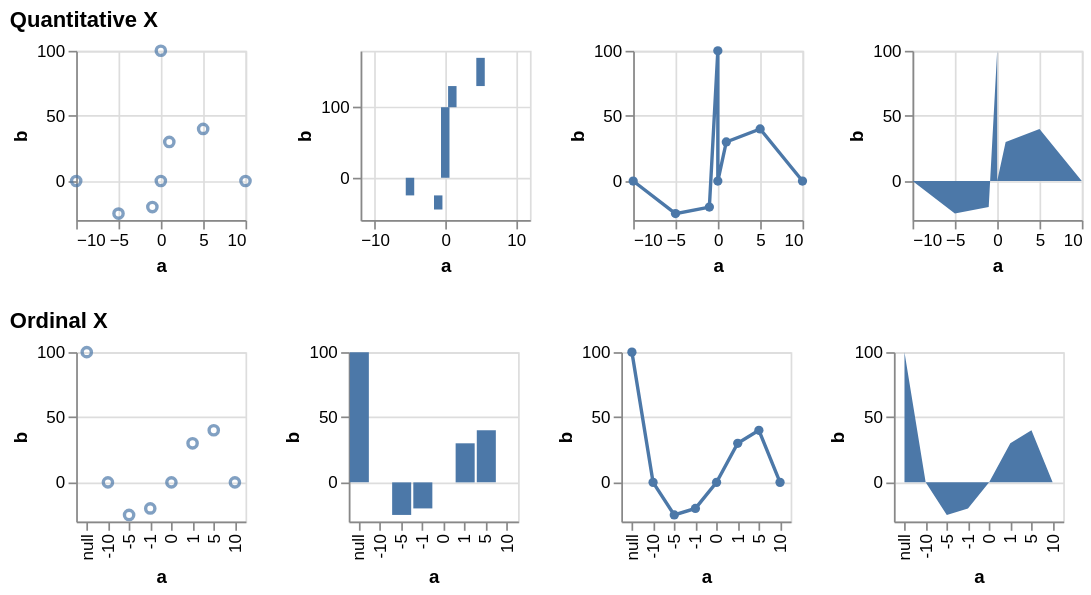

The specification (Vega-Lite) saved for this image:
### Vega specification from a JSON file in a GitHub repository (floating-point values rounded to 4 significant figures)
{"$schema": "https://vega.github.io/schema/vega/v6.json", "description": "Testing invalid", "background": "white", "padding": 5, "data": [{"name": "source_0", "values": [{"a": null, "b": 100}, {"a": -10, "b": null}, {"a": -5, "b": -25}, {"a": -1, "b": -20}, {"a": 0, "b": null}, {"a": 1, "b": 30}, {"a": 5, "b": 40}, {"a": 10, "b": null}]}, {"name": "data_0", "source": "source_0", "transform": [{"type": "formula", "expr": "toNumber(datum[\"a\"])", "as": "a"}]}, {"name": "data_2", "source": "data_0", "transform": [{"type": "stack", "groupby": [], "field": "b", "sort": {"field": [], "order": []}, "as": ["b_start", "b_end"], "offset": "zero"}]}, {"name": "data_3", "source": "data_0", "transform": [{"type": "impute", "field": "b", "groupby": [], "key": "a", "method": "value", "value": 0}, {"type": "stack", "groupby": ["a"], "field": "b", "sort": {"field": [], "order": []}, "as": ["b_start", "b_end"], "offset": "zero"}]}, {"name": "data_4", "source": "data_0", "transform": [{"type": "stack", "groupby": ["a"], "field": "b", "sort": {"field": [], "order": []}, "as": ["b_start", "b_end"], "offset": "zero"}]}, {"name": "data_5", "source": "data_0", "transform": [{"type": "impute", "field": "b", "groupby": [], "key": "a", "method": "value", "value": 0}, {"type": "stack", "groupby": ["a"], "field": "b", "sort": {"field": [], "order": []}, "as": ["b_start", "b_end"], "offset": "zero"}]}], "signals": [{"name": "childHeight", "value": 100}, {"name": "concat_0_childWidth", "value": 100}, {"name": "concat_1_childWidth", "value": 100}], "layout": {"padding": 20, "columns": 1, "bounds": "full", "align": "each"}, "marks": [{"type": "group", "name": "concat_0_group", "title": {"text": "Quantitative X", "anchor": "start"}, "layout": {"padding": 20, "bounds": "full", "align": "each"}, "marks": [{"type": "group", "name": "concat_0_concat_0_group", "style": "cell", "encode": {"update": {"width": {"signal": "concat_0_childWidth"}, "height": {"signal": "childHeight"}}}, "marks": [{"name": "concat_0_concat_0_marks", "type": "symbol", "style": ["point"], "from": {"data": "data_0"}, "encode": {"update": {"opacity": {"value": 0.7}, "fill": {"value": "transparent"}, "stroke": {"value": "#4c78a8"}, "tooltip": {"signal": "{\"a\": format(datum[\"a\"], \"\"), \"b\": format(datum[\"b\"], \"\")}"}, "ariaRoleDescription": {"value": "point"}, "description": {"signal": "\"a: \" + (format(datum[\"a\"], \"\")) + \"; b: \" + (format(datum[\"b\"], \"\"))"}, "x": [{"test": "!isValid(datum[\"a\"]) || !isFinite(+datum[\"a\"])", "scale": "concat_0_concat_0_x", "value": 0}, {"scale": "concat_0_concat_0_x", "field": "a"}], "y": [{"test": "!isValid(datum[\"b\"]) || !isFinite(+datum[\"b\"])", "scale": "concat_0_concat_0_y", "value": 0}, {"scale": "concat_0_concat_0_y", "field": "b"}]}}}], "axes": [{"scale": "concat_0_concat_0_x", "orient": "bottom", "gridScale": "concat_0_concat_0_y", "grid": true, "tickCount": {"signal": "ceil(concat_0_childWidth/40)"}, "domain": false, "labels": false, "aria": false, "maxExtent": 0, "minExtent": 0, "ticks": false, "zindex": 0}, {"scale": "concat_0_concat_0_y", "orient": "left", "gridScale": "concat_0_concat_0_x", "grid": true, "tickCount": {"signal": "ceil(childHeight/40)"}, "domain": false, "labels": false, "aria": false, "maxExtent": 0, "minExtent": 0, "ticks": false, "zindex": 0}, {"scale": "concat_0_concat_0_x", "orient": "bottom", "grid": false, "title": "a", "labelFlush": true, "labelOverlap": true, "tickCount": {"signal": "ceil(concat_0_childWidth/40)"}, "zindex": 0}, {"scale": "concat_0_concat_0_y", "orient": "left", "grid": false, "title": "b", "labelOverlap": true, "tickCount": {"signal": "ceil(childHeight/40)"}, "zindex": 0}]}, {"type": "group", "name": "concat_0_concat_1_group", "style": "cell", "encode": {"update": {"width": {"signal": "concat_0_childWidth"}, "height": {"signal": "childHeight"}}}, "marks": [{"name": "concat_0_concat_1_marks", "type": "rect", "style": ["bar"], "from": {"data": "data_2"}, "encode": {"update": {"fill": {"value": "#4c78a8"}, "tooltip": {"signal": "{\"a\": format(datum[\"a\"], \"\"), \"b\": format(datum[\"b\"], \"\")}"}, "ariaRoleDescription": {"value": "bar"}, "description": {"signal": "\"a: \" + (format(datum[\"a\"], \"\")) + \"; b: \" + (format(datum[\"b\"], \"\"))"}, "xc": [{"test": "!isValid(datum[\"a\"]) || !isFinite(+datum[\"a\"])", "signal": "scale('concat_0_concat_1_x', inrange(0, domain('concat_0_concat_1_x')) ? 0 : domain('concat_0_concat_1_x')[0])"}, {"scale": "concat_0_concat_1_x", "field": "a"}], "width": {"value": 5}, "y": {"scale": "concat_0_concat_1_y", "field": "b_end"}, "y2": {"scale": "concat_0_concat_1_y", "field": "b_start"}}}}], "axes": [{"scale": "concat_0_concat_1_x", "orient": "bottom", "gridScale": "concat_0_concat_1_y", "grid": true, "tickCount": {"signal": "ceil(concat_0_childWidth/40)"}, "domain": false, "labels": false, "aria": false, "maxExtent": 0, "minExtent": 0, "ticks": false, "zindex": 0}, {"scale": "concat_0_concat_1_y", "orient": "left", "gridScale": "concat_0_concat_1_x", "grid": true, "tickCount": {"signal": "ceil(childHeight/40)"}, "domain": false, "labels": false, "aria": false, "maxExtent": 0, "minExtent": 0, "ticks": false, "zindex": 0}, {"scale": "concat_0_concat_1_x", "orient": "bottom", "grid": false, "title": "a", "labelFlush": true, "labelOverlap": true, "tickCount": {"signal": "ceil(concat_0_childWidth/40)"}, "zindex": 0}, {"scale": "concat_0_concat_1_y", "orient": "left", "grid": false, "title": "b", "labelOverlap": true, "tickCount": {"signal": "ceil(childHeight/40)"}, "zindex": 0}]}, {"type": "group", "name": "concat_0_concat_2_group", "style": "cell", "encode": {"update": {"width": {"signal": "concat_0_childWidth"}, "height": {"signal": "childHeight"}}}, "marks": [{"name": "concat_0_concat_2_layer_0_marks", "type": "line", "style": ["line"], "sort": {"field": "x"}, "from": {"data": "data_0"}, "encode": {"update": {"stroke": {"value": "#4c78a8"}, "tooltip": {"signal": "{\"a\": format(datum[\"a\"], \"\"), \"b\": format(datum[\"b\"], \"\")}"}, "description": {"signal": "\"a: \" + (format(datum[\"a\"], \"\")) + \"; b: \" + (format(datum[\"b\"], \"\"))"}, "x": [{"test": "!isValid(datum[\"a\"]) || !isFinite(+datum[\"a\"])", "signal": "scale('concat_0_concat_2_x', inrange(0, domain('concat_0_concat_2_x')) ? 0 : domain('concat_0_concat_2_x')[0])"}, {"scale": "concat_0_concat_2_x", "field": "a"}], "y": [{"test": "!isValid(datum[\"b\"]) || !isFinite(+datum[\"b\"])", "scale": "concat_0_concat_2_y", "value": 0}, {"scale": "concat_0_concat_2_y", "field": "b"}]}}}, {"name": "concat_0_concat_2_layer_1_marks", "type": "symbol", "style": ["point"], "from": {"data": "data_0"}, "encode": {"update": {"opacity": {"value": 1}, "fill": {"value": "#4c78a8"}, "tooltip": {"signal": "{\"a\": format(datum[\"a\"], \"\"), \"b\": format(datum[\"b\"], \"\")}"}, "ariaRoleDescription": {"value": "point"}, "description": {"signal": "\"a: \" + (format(datum[\"a\"], \"\")) + \"; b: \" + (format(datum[\"b\"], \"\"))"}, "x": [{"test": "!isValid(datum[\"a\"]) || !isFinite(+datum[\"a\"])", "signal": "scale('concat_0_concat_2_x', inrange(0, domain('concat_0_concat_2_x')) ? 0 : domain('concat_0_concat_2_x')[0])"}, {"scale": "concat_0_concat_2_x", "field": "a"}], "y": [{"test": "!isValid(datum[\"b\"]) || !isFinite(+datum[\"b\"])", "scale": "concat_0_concat_2_y", "value": 0}, {"scale": "concat_0_concat_2_y", "field": "b"}]}}}], "axes": [{"scale": "concat_0_concat_2_x", "orient": "bottom", "gridScale": "concat_0_concat_2_y", "grid": true, "tickCount": {"signal": "ceil(concat_0_childWidth/40)"}, "domain": false, "labels": false, "aria": false, "maxExtent": 0, "minExtent": 0, "ticks": false, "zindex": 0}, {"scale": "concat_0_concat_2_y", "orient": "left", "gridScale": "concat_0_concat_2_x", "grid": true, "tickCount": {"signal": "ceil(childHeight/40)"}, "domain": false, "labels": false, "aria": false, "maxExtent": 0, "minExtent": 0, "ticks": false, "zindex": 0}, {"scale": "concat_0_concat_2_x", "orient": "bottom", "grid": false, "title": "a", "labelFlush": true, "labelOverlap": true, "tickCount": {"signal": "ceil(concat_0_childWidth/40)"}, "zindex": 0}, {"scale": "concat_0_concat_2_y", "orient": "left", "grid": false, "title": "b", "labelOverlap": true, "tickCount": {"signal": "ceil(childHeight/40)"}, "zindex": 0}]}, {"type": "group", "name": "concat_0_concat_3_group", "style": "cell", "encode": {"update": {"width": {"signal": "concat_0_childWidth"}, "height": {"signal": "childHeight"}}}, "marks": [{"name": "concat_0_concat_3_marks", "type": "area", "style": ["area"], "sort": {"field": "x"}, "from": {"data": "data_3"}, "encode": {"update": {"orient": {"value": "vertical"}, "fill": {"value": "#4c78a8"}, "tooltip": {"signal": "{\"a\": format(datum[\"a\"], \"\"), \"b\": format(datum[\"b\"], \"\")}"}, "description": {"signal": "\"a: \" + (format(datum[\"a\"], \"\")) + \"; b: \" + (format(datum[\"b\"], \"\"))"}, "x": [{"test": "!isValid(datum[\"a\"]) || !isFinite(+datum[\"a\"])", "signal": "scale('concat_0_concat_3_x', inrange(0, domain('concat_0_concat_3_x')) ? 0 : domain('concat_0_concat_3_x')[0])"}, {"scale": "concat_0_concat_3_x", "field": "a"}], "y": {"scale": "concat_0_concat_3_y", "field": "b_end"}, "y2": {"scale": "concat_0_concat_3_y", "field": "b_start"}}}}], "axes": [{"scale": "concat_0_concat_3_x", "orient": "bottom", "gridScale": "concat_0_concat_3_y", "grid": true, "tickCount": {"signal": "ceil(concat_0_childWidth/40)"}, "domain": false, "labels": false, "aria": false, "maxExtent": 0, "minExtent": 0, "ticks": false, "zindex": 0}, {"scale": "concat_0_concat_3_y", "orient": "left", "gridScale": "concat_0_concat_3_x", "grid": true, "tickCount": {"signal": "ceil(childHeight/40)"}, "domain": false, "labels": false, "aria": false, "maxExtent": 0, "minExtent": 0, "ticks": false, "zindex": 0}, {"scale": "concat_0_concat_3_x", "orient": "bottom", "grid": false, "title": "a", "labelFlush": true, "labelOverlap": true, "tickCount": {"signal": "ceil(concat_0_childWidth/40)"}, "zindex": 0}, {"scale": "concat_0_concat_3_y", "orient": "left", "grid": false, "title": "b", "labelOverlap": true, "tickCount": {"signal": "ceil(childHeight/40)"}, "zindex": 0}]}]}, {"type": "group", "name": "concat_1_group", "title": {"text": "Ordinal X", "anchor": "start"}, "layout": {"padding": 20, "bounds": "full", "align": "each"}, "marks": [{"type": "group", "name": "concat_1_concat_0_group", "style": "cell", "encode": {"update": {"width": {"signal": "concat_1_childWidth"}, "height": {"signal": "childHeight"}}}, "marks": [{"name": "concat_1_concat_0_marks", "type": "symbol", "style": ["point"], "from": {"data": "data_0"}, "encode": {"update": {"opacity": {"value": 0.7}, "fill": {"value": "transparent"}, "stroke": {"value": "#4c78a8"}, "tooltip": {"signal": "{\"a\": isValid(datum[\"a\"]) ? datum[\"a\"] : \"\"+datum[\"a\"], \"b\": format(datum[\"b\"], \"\")}"}, "ariaRoleDescription": {"value": "point"}, "description": {"signal": "\"a: \" + (isValid(datum[\"a\"]) ? datum[\"a\"] : \"\"+datum[\"a\"]) + \"; b: \" + (format(datum[\"b\"], \"\"))"}, "x": {"scale": "concat_1_concat_0_x", "field": "a"}, "y": [{"test": "!isValid(datum[\"b\"]) || !isFinite(+datum[\"b\"])", "scale": "concat_1_concat_0_y", "value": 0}, {"scale": "concat_1_concat_0_y", "field": "b"}]}}}], "axes": [{"scale": "concat_1_concat_0_y", "orient": "left", "gridScale": "concat_1_concat_0_x", "grid": true, "tickCount": {"signal": "ceil(childHeight/40)"}, "domain": false, "labels": false, "aria": false, "maxExtent": 0, "minExtent": 0, "ticks": false, "zindex": 0}, {"scale": "concat_1_concat_0_x", "orient": "bottom", "grid": false, "title": "a", "labelAlign": "right", "labelAngle": 270, "labelBaseline": "middle", "zindex": 0}, {"scale": "concat_1_concat_0_y", "orient": "left", "grid": false, "title": "b", "labelOverlap": true, "tickCount": {"signal": "ceil(childHeight/40)"}, "zindex": 0}]}, {"type": "group", "name": "concat_1_concat_1_group", "style": "cell", "encode": {"update": {"width": {"signal": "concat_1_childWidth"}, "height": {"signal": "childHeight"}}}, "marks": [{"name": "concat_1_concat_1_marks", "type": "rect", "style": ["bar"], "from": {"data": "data_4"}, "encode": {"update": {"fill": {"value": "#4c78a8"}, "tooltip": {"signal": "{\"a\": isValid(datum[\"a\"]) ? datum[\"a\"] : \"\"+datum[\"a\"], \"b\": format(datum[\"b\"], \"\")}"}, "ariaRoleDescription": {"value": "bar"}, "description": {"signal": "\"a: \" + (isValid(datum[\"a\"]) ? datum[\"a\"] : \"\"+datum[\"a\"]) + \"; b: \" + (format(datum[\"b\"], \"\"))"}, "x": {"scale": "concat_1_concat_1_x", "field": "a"}, "width": {"signal": "max(0.25, bandwidth('concat_1_concat_1_x'))"}, "y": {"scale": "concat_1_concat_1_y", "field": "b_end"}, "y2": {"scale": "concat_1_concat_1_y", "field": "b_start"}}}}], "axes": [{"scale": "concat_1_concat_1_y", "orient": "left", "gridScale": "concat_1_concat_1_x", "grid": true, "tickCount": {"signal": "ceil(childHeight/40)"}, "domain": false, "labels": false, "aria": false, "maxExtent": 0, "minExtent": 0, "ticks": false, "zindex": 0}, {"scale": "concat_1_concat_1_x", "orient": "bottom", "grid": false, "title": "a", "labelAlign": "right", "labelAngle": 270, "labelBaseline": "middle", "zindex": 0}, {"scale": "concat_1_concat_1_y", "orient": "left", "grid": false, "title": "b", "labelOverlap": true, "tickCount": {"signal": "ceil(childHeight/40)"}, "zindex": 0}]}, {"type": "group", "name": "concat_1_concat_2_group", "style": "cell", "encode": {"update": {"width": {"signal": "concat_1_childWidth"}, "height": {"signal": "childHeight"}}}, "marks": [{"name": "concat_1_concat_2_layer_0_marks", "type": "line", "style": ["line"], "sort": {"field": "x"}, "from": {"data": "data_0"}, "encode": {"update": {"stroke": {"value": "#4c78a8"}, "tooltip": {"signal": "{\"a\": isValid(datum[\"a\"]) ? datum[\"a\"] : \"\"+datum[\"a\"], \"b\": format(datum[\"b\"], \"\")}"}, "description": {"signal": "\"a: \" + (isValid(datum[\"a\"]) ? datum[\"a\"] : \"\"+datum[\"a\"]) + \"; b: \" + (format(datum[\"b\"], \"\"))"}, "x": {"scale": "concat_1_concat_2_x", "field": "a"}, "y": [{"test": "!isValid(datum[\"b\"]) || !isFinite(+datum[\"b\"])", "scale": "concat_1_concat_2_y", "value": 0}, {"scale": "concat_1_concat_2_y", "field": "b"}]}}}, {"name": "concat_1_concat_2_layer_1_marks", "type": "symbol", "style": ["point"], "from": {"data": "data_0"}, "encode": {"update": {"opacity": {"value": 1}, "fill": {"value": "#4c78a8"}, "tooltip": {"signal": "{\"a\": isValid(datum[\"a\"]) ? datum[\"a\"] : \"\"+datum[\"a\"], \"b\": format(datum[\"b\"], \"\")}"}, "ariaRoleDescription": {"value": "point"}, "description": {"signal": "\"a: \" + (isValid(datum[\"a\"]) ? datum[\"a\"] : \"\"+datum[\"a\"]) + \"; b: \" + (format(datum[\"b\"], \"\"))"}, "x": {"scale": "concat_1_concat_2_x", "field": "a"}, "y": [{"test": "!isValid(datum[\"b\"]) || !isFinite(+datum[\"b\"])", "scale": "concat_1_concat_2_y", "value": 0}, {"scale": "concat_1_concat_2_y", "field": "b"}]}}}], "axes": [{"scale": "concat_1_concat_2_y", "orient": "left", "gridScale": "concat_1_concat_2_x", "grid": true, "tickCount": {"signal": "ceil(childHeight/40)"}, "domain": false, "labels": false, "aria": false, "maxExtent": 0, "minExtent": 0, "ticks": false, "zindex": 0}, {"scale": "concat_1_concat_2_x", "orient": "bottom", "grid": false, "title": "a", "labelAlign": "right", "labelAngle": 270, "labelBaseline": "middle", "zindex": 0}, {"scale": "concat_1_concat_2_y", "orient": "left", "grid": false, "title": "b", "labelOverlap": true, "tickCount": {"signal": "ceil(childHeight/40)"}, "zindex": 0}]}, {"type": "group", "name": "concat_1_concat_3_group", "style": "cell", "encode": {"update": {"width": {"signal": "concat_1_childWidth"}, "height": {"signal": "childHeight"}}}, "marks": [{"name": "concat_1_concat_3_marks", "type": "area", "style": ["area"], "sort": {"field": "x"}, "from": {"data": "data_5"}, "encode": {"update": {"orient": {"value": "vertical"}, "fill": {"value": "#4c78a8"}, "tooltip": {"signal": "{\"a\": isValid(datum[\"a\"]) ? datum[\"a\"] : \"\"+datum[\"a\"], \"b\": format(datum[\"b\"], \"\")}"}, "description": {"signal": "\"a: \" + (isValid(datum[\"a\"]) ? datum[\"a\"] : \"\"+datum[\"a\"]) + \"; b: \" + (format(datum[\"b\"], \"\"))"}, "x": {"scale": "concat_1_concat_3_x", "field": "a"}, "y": {"scale": "concat_1_concat_3_y", "field": "b_end"}, "y2": {"scale": "concat_1_concat_3_y", "field": "b_start"}}}}], "axes": [{"scale": "concat_1_concat_3_y", "orient": "left", "gridScale": "concat_1_concat_3_x", "grid": true, "tickCount": {"signal": "ceil(childHeight/40)"}, "domain": false, "labels": false, "aria": false, "maxExtent": 0, "minExtent": 0, "ticks": false, "zindex": 0}, {"scale": "concat_1_concat_3_x", "orient": "bottom", "grid": false, "title": "a", "labelAlign": "right", "labelAngle": 270, "labelBaseline": "middle", "zindex": 0}, {"scale": "concat_1_concat_3_y", "orient": "left", "grid": false, "title": "b", "labelOverlap": true, "tickCount": {"signal": "ceil(childHeight/40)"}, "zindex": 0}]}]}], "scales": [{"name": "concat_0_concat_0_x", "type": "linear", "domain": {"data": "data_0", "field": "a"}, "range": [0, {"signal": "concat_0_childWidth"}], "nice": true, "zero": true}, {"name": "concat_0_concat_0_y", "type": "linear", "domain": {"data": "data_0", "field": "b"}, "range": [{"signal": "childHeight"}, 0], "nice": true, "zero": true}, {"name": "concat_0_concat_1_x", "type": "linear", "domain": {"data": "data_2", "field": "a"}, "range": [0, {"signal": "concat_0_childWidth"}], "nice": true, "zero": false, "padding": 5}, {"name": "concat_0_concat_1_y", "type": "linear", "domain": {"data": "data_2", "fields": ["b_start", "b_end"]}, "range": [{"signal": "childHeight"}, 0], "nice": true, "zero": true}, {"name": "concat_0_concat_2_x", "type": "linear", "domain": {"data": "data_0", "field": "a"}, "range": [0, {"signal": "concat_0_childWidth"}], "nice": true, "zero": false}, {"name": "concat_0_concat_2_y", "type": "linear", "domain": {"data": "data_0", "field": "b"}, "range": [{"signal": "childHeight"}, 0], "nice": true, "zero": true}, {"name": "concat_0_concat_3_x", "type": "linear", "domain": {"data": "data_3", "field": "a"}, "range": [0, {"signal": "concat_0_childWidth"}], "nice": true, "zero": false}, {"name": "concat_0_concat_3_y", "type": "linear", "domain": {"data": "data_3", "fields": ["b_start", "b_end"]}, "range": [{"signal": "childHeight"}, 0], "nice": true, "zero": true}, {"name": "concat_1_concat_0_x", "type": "point", "domain": {"data": "data_0", "field": "a", "sort": true}, "range": [0, {"signal": "concat_1_childWidth"}], "padding": 0.5}, {"name": "concat_1_concat_0_y", "type": "linear", "domain": {"data": "data_0", "field": "b"}, "range": [{"signal": "childHeight"}, 0], "nice": true, "zero": true}, {"name": "concat_1_concat_1_x", "type": "band", "domain": {"data": "data_4", "field": "a", "sort": true}, "range": [0, {"signal": "concat_1_childWidth"}], "paddingInner": 0.1, "paddingOuter": 0.05}, {"name": "concat_1_concat_1_y", "type": "linear", "domain": {"data": "data_4", "fields": ["b_start", "b_end"]}, "range": [{"signal": "childHeight"}, 0], "nice": true, "zero": true}, {"name": "concat_1_concat_2_x", "type": "point", "domain": {"data": "data_0", "field": "a", "sort": true}, "range": [0, {"signal": "concat_1_childWidth"}], "padding": 0.5}, {"name": "concat_1_concat_2_y", "type": "linear", "domain": {"data": "data_0", "field": "b"}, "range": [{"signal": "childHeight"}, 0], "nice": true, "zero": true}, {"name": "concat_1_concat_3_x", "type": "point", "domain": {"data": "data_5", "field": "a", "sort": true}, "range": [0, {"signal": "concat_1_childWidth"}], "padding": 0.5}, {"name": "concat_1_concat_3_y", "type": "linear", "domain": {"data": "data_5", "fields": ["b_start", "b_end"]}, "range": [{"signal": "childHeight"}, 0], "nice": true, "zero": true}], "config": {"mark": {"tooltip": true}}}
